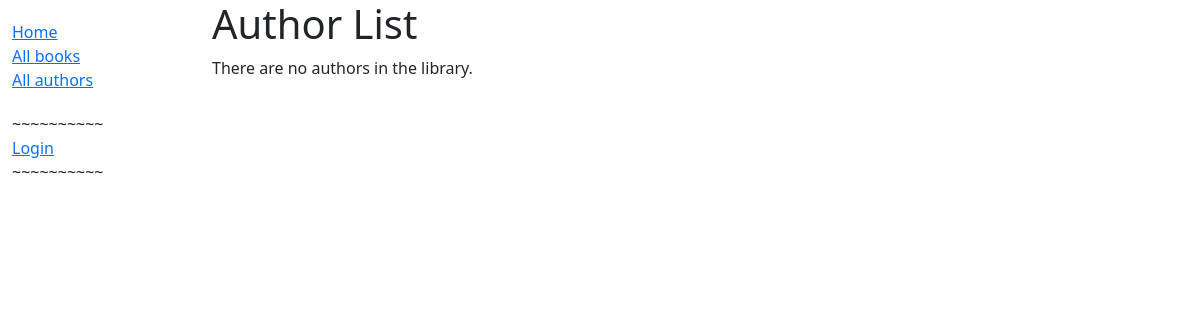
The app's page /catalog/authors/, older data.
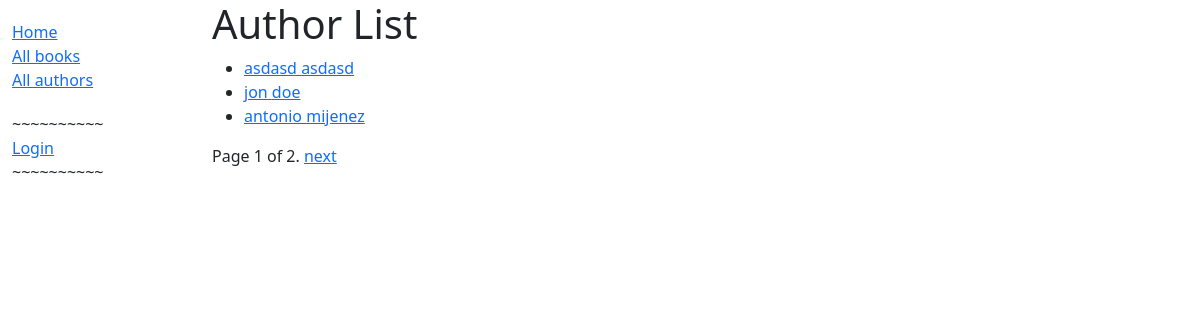
The same page, newer data.
### catalog/models.py (models this page shows, shortened)
class Author(models.Model):
    first_name = models.CharField(max_length=100)
    last_name = models.CharField(max_length=100)
    date_of_birth = models.DateField(null=True, blank=True)
    date_of_death = models.DateField('died', null=True, blank=True)
    class Meta:
        ordering = ['last_name', 'first_name']
    def get_absolute_url(self):
        return reverse('author-detail', args=[str(self.id)])

### catalog/views.py (the view)
# urls.py: path('authors/', views.AuthorListView.as_view(), name='authors'),
class AuthorListView(generic.ListView):
    model = Author
    paginate_by = 3

### catalog/templates/catalog/author_list.html
{% extends "base_generic.html" %}
{% block content %}
  <h1>Author List</h1>
  {% if author_list %}
    <ul>
      {% for author in author_list %}
      <li>
        <a href="{{ author.get_absolute_url }}">{{ author.first_name }} {{ author.last_name }} </a>
      </li>
      {% endfor %}
    </ul>
  {% else %}
    <p>There are no authors in the library.</p>
  {% endif %}
{% endblock %}

Row changes from the older to the newer data that the page shows:
added Author: first_name "asdasd", last_name "asdasd"
added Author: first_name "jon", last_name "doe"
added Author: first_name "antonio", last_name "mijenez"
Text that changed along with them:
{{ page_obj.number }}: (not shown) → "1"
{{ page_obj.paginator.num_pages }}: (not shown) → "2"
text no longer shown: "There are no authors in the library."
text now shown: "Page of . next"
